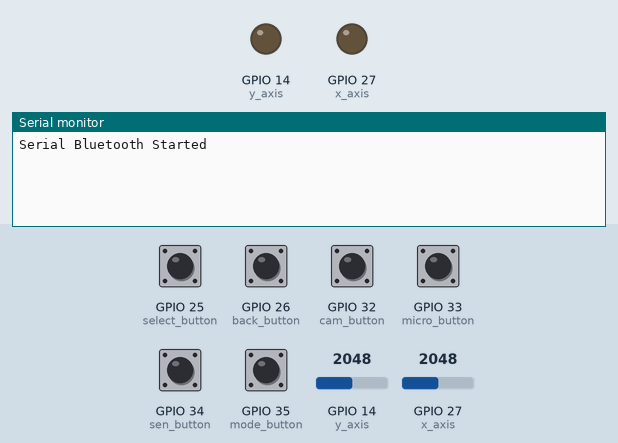
The sketch below on a simulated ESP32. Shown: output pins drawn as LEDs (lit = HIGH), the last lines printed to the serial monitor. Inputs (shaded band) come from the test bench; at power-on: GPIO 25 (select_button), GPIO 26 (back_button), GPIO 32 (cam_button), GPIO 33 (micro_button), GPIO 34 (sen_button), GPIO 35 (mode_button) LOW, GPIO 14 (y_axis) = 2048, GPIO 27 (x_axis) = 2048. Nothing arrives over Bluetooth unless stated.

Above: at 1.3 s.
1.4 s: GPIO 14 (y_axis) set to 3946
2.9 s: GPIO 14 (y_axis) set to 4062
At 3.4 s:
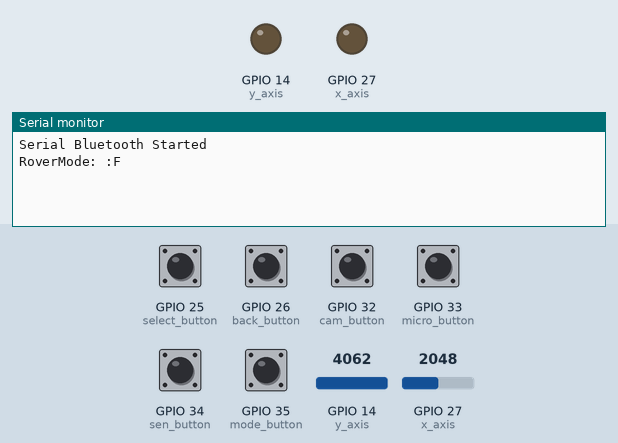
5.0 s: GPIO 27 (x_axis) set to 3969
At 5.4 s:
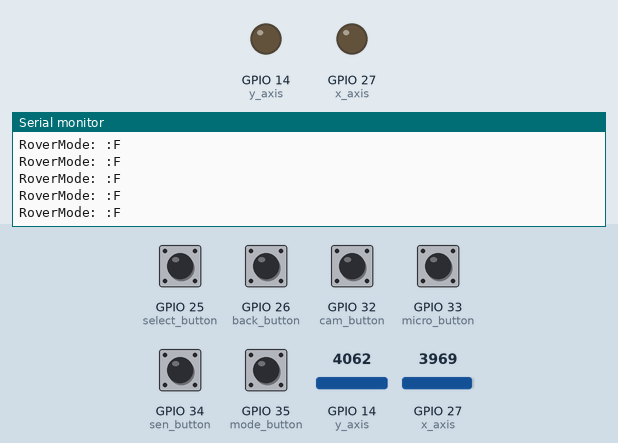
6.5 s: GPIO 27 (x_axis) set to 4055
At 6.9 s:
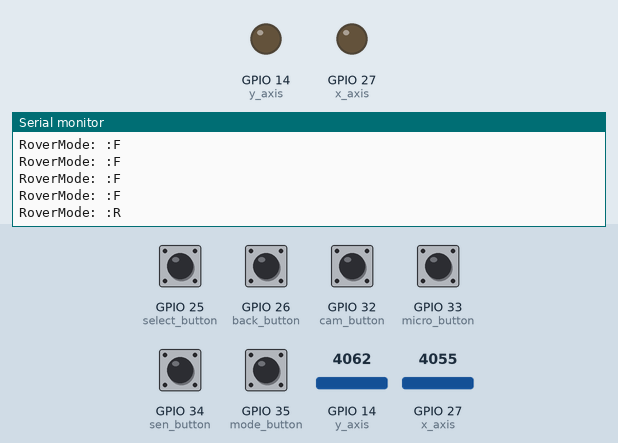

Measured:
- the behaviour switches between 4000 and 4001 on GPIO 14 (y_axis) (found by bisection; images 0 and 1)
- the behaviour switches between 4000 and 4001 on GPIO 27 (x_axis) (found by bisection; images 2 and 3)
- after the input at 2.9 s, the serial monitor: prints a new line after 0.10 s (image 1)
- after the input at 6.5 s, the serial monitor: prints a new line at once (image 3)

The sketch:

control_unit.ino
```cpp
#include "BluetoothSerial.h"
#include <Wire.h>
const int x_axis = 27;
const int y_axis = 14;
const int sen_button = 34;
const int mode_button = 35;
const int cam_button = 32;
const int micro_button = 33;
const int select_button = 25;
const int back_button = 26;
int sen_b_value, mode_b_value, cam_b_value, micro_b_value, sel_b_value, back_b_value;
int get_x, get_y;
String s;
BluetoothSerial SerialBT;
bool rover = true;
String m = "RoverMode: ";

void setup() {
  Wire.begin();
  Serial.begin(115200);

   SerialBT.begin("ESP32test");
    if(SerialBT){
    Serial.println("Serial Bluetooth Started");
  }
  else{
    Serial.println("Serial Bluetooth NOT Started");
  }
  pinMode(sen_button, INPUT);
  digitalWrite(sen_button, LOW);
  pinMode(mode_button, INPUT);
  digitalWrite(mode_button, LOW);
  pinMode(cam_button, INPUT);
  digitalWrite(cam_button, LOW);
  pinMode(micro_button, INPUT);
  digitalWrite(micro_button, LOW);
  pinMode(select_button, INPUT);
  digitalWrite(select_button, LOW);
  pinMode(back_button, INPUT);
  digitalWrite(back_button, LOW);
  pinMode(x_axis, OUTPUT);
  pinMode(y_axis, OUTPUT);
}

void loop() {

  sen_b_value = digitalRead(sen_button);
  mode_b_value = digitalRead(mode_button);
  cam_b_value = digitalRead(cam_button);
  micro_b_value = digitalRead(micro_button);
  sel_b_value = digitalRead(select_button);
  back_b_value = digitalRead(back_button);
  get_x = analogRead(x_axis);
  get_y = analogRead(y_axis);
  if(sen_b_value == HIGH)
  {
    s = "S_ON";
  }
  else if(cam_b_value == HIGH)
  {
    s = "CAM_ON";
  }
  else if(micro_b_value == HIGH)
  {
    s = "MICRO_ON";
  }
  else if(sel_b_value == HIGH && !rover)
  {
    s = "SEL_ON";
  }
  else if(back_b_value == HIGH && !rover)
  {
    s = "BACK_ON";
  }
  else if(mode_b_value == HIGH)
  {
    rover = !rover;
    if(rover)
    {
      m = "RoverMode";
    }
   else
    {
      m = "NavMode";
    }
        s = ("Mode:" + m);
  }
  else if(get_x < 50)
  {
      s = (m + ":" + "L");
  }
  else if(get_x > 4000)
  {
     s = (m + ":" + "R");
  }
  else if(get_y < 50)
  {
      s = (m + ":" + "B");
  }
  else if(get_y > 4000)
  {
      s = (m + ":" + "F");
  }
  if (s != "")
  {
    Serial.println(s);
  }
  s = "";
    delay(500);
}
```
